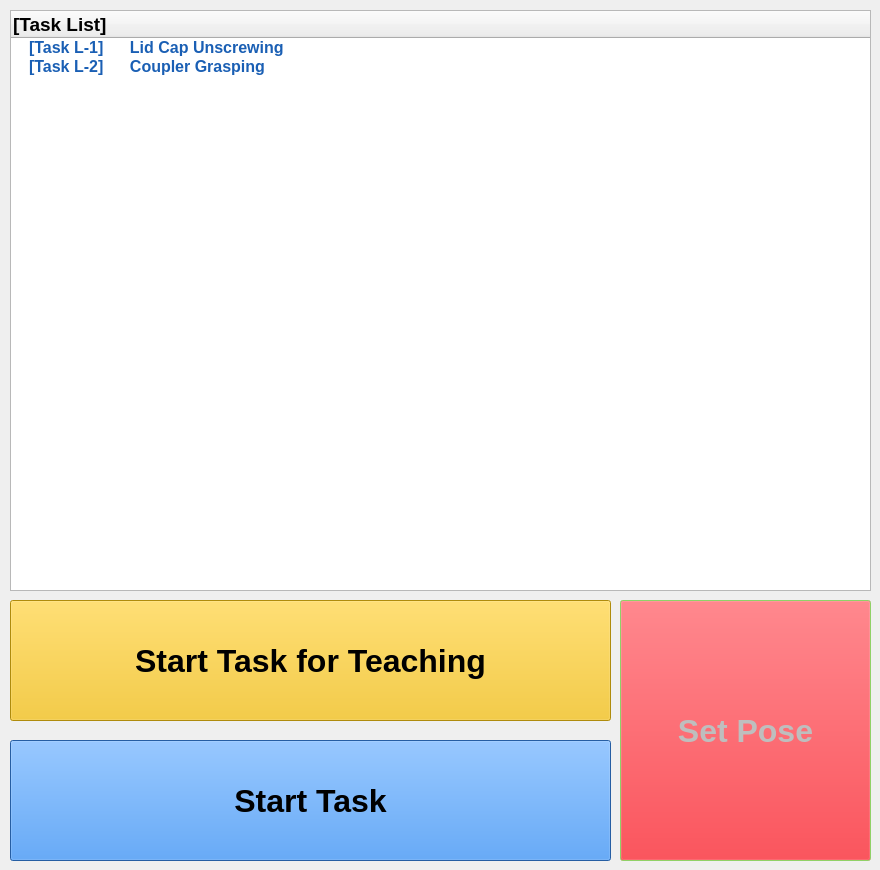
    <widget class="QWidget" name="tab_19">
     <attribute name="title">
      <string>Page</string>
     </attribute>
     <widget class="QPushButton" name="pushButton_task_start">
      <property name="enabled">
       <bool>true</bool>
      </property>
      <property name="geometry">
       <rect>
        <x>10</x>
        <y>740</y>
        <width>601</width>
        <height>121</height>
       </rect>
      </property>
      <property name="sizePolicy">
       <sizepolicy hsizetype="Preferred" vsizetype="Preferred">
        <horstretch>0</horstretch>
        <verstretch>0</verstretch>
       </sizepolicy>
      </property>
      <property name="palette">
       <palette>
        <active>
         <colorrole role="Button">
          <brush brushstyle="SolidPattern">
           <color alpha="255">
            <red>53</red>
            <green>132</green>
            <blue>228</blue>
           </color>
          </brush>
         </colorrole>
         <colorrole role="Light">
          <brush brushstyle="SolidPattern">
           <color alpha="255">
            <red>146</red>
            <green>195</green>
            <blue>255</blue>
           </color>
          </brush>
         </colorrole>
         <colorrole role="Midlight">
          <brush brushstyle="SolidPattern">
           <color alpha="255">
            <red>99</red>
            <green>163</green>
            <blue>241</blue>
           </color>
          </brush>
         </colorrole>
         <colorrole role="Dark">
          <brush brushstyle="SolidPattern">
           <color alpha="255">
            <red>26</red>
            <green>66</green>
            <blue>114</blue>
           </color>
          </brush>
         </colorrole>
         <colorrole role="Mid">
          <brush brushstyle="SolidPattern">
           <color alpha="255">
            <red>35</red>
            <green>88</green>
            <blue>152</blue>
           </color>
          </brush>
         </colorrole>
         <colorrole role="Window">
          <brush brushstyle="SolidPattern">
           <color alpha="255">
            <red>53</red>
            <green>132</green>
            <blue>228</blue>
           </color>
          </brush>
         </colorrole>
         <colorrole role="Shadow">
          <brush brushstyle="SolidPattern">
           <color alpha="255">
            <red>0</red>
            <green>0</green>
            <blue>0</blue>
           </color>
          </brush>
         </colorrole>
         <colorrole role="AlternateBase">
          <brush brushstyle="SolidPattern">
           <color alpha="255">
            <red>154</red>
            <green>193</green>
            <blue>241</blue>
           </color>
          </brush>
         </colorrole>
         <colorrole role="PlaceholderText">
          <brush brushstyle="SolidPattern">
           <color alpha="127">
            <red>0</red>
            <green>0</green>
            <blue>0</blue>
           </color>
          </brush>
         </colorrole>
        </active>
        <inactive>
         <colorrole role="Button">
          <brush brushstyle="SolidPattern">
           <color alpha="255">
            <red>53</red>
            <green>132</green>
            <blue>228</blue>
           </color>
          </brush>
         </colorrole>
         <colorrole role="Light">
          <brush brushstyle="SolidPattern">
           <color alpha="255">
            <red>146</red>
            <green>195</green>
            <blue>255</blue>
           </color>
          </brush>
         </colorrole>
         <colorrole role="Midlight">
          <brush brushstyle="SolidPattern">
           <color alpha="255">
            <red>99</red>
            <green>163</green>
            <blue>241</blue>
           </color>
          </brush>
         </colorrole>
         <colorrole role="Dark">
          <brush brushstyle="SolidPattern">
           <color alpha="255">
            <red>26</red>
            <green>66</green>
            <blue>114</blue>
           </color>
          </brush>
         </colorrole>
         <colorrole role="Mid">
          <brush brushstyle="SolidPattern">
           <color alpha="255">
            <red>35</red>
            <green>88</green>
            <blue>152</blue>
           </color>
          </brush>
         </colorrole>
         <colorrole role="Window">
          <brush brushstyle="SolidPattern">
           <color alpha="255">
            <red>53</red>
            <green>132</green>
            <blue>228</blue>
           </color>
          </brush>
         </colorrole>
         <colorrole role="Shadow">
          <brush brushstyle="SolidPattern">
           <color alpha="255">
            <red>0</red>
            <green>0</green>
            <blue>0</blue>
           </color>
          </brush>
         </colorrole>
         <colorrole role="AlternateBase">
          <brush brushstyle="SolidPattern">
           <color alpha="255">
            <red>154</red>
            <green>193</green>
            <blue>241</blue>
           </color>
          </brush>
         </colorrole>
         <colorrole role="PlaceholderText">
          <brush brushstyle="SolidPattern">
           <color alpha="127">
            <red>0</red>
            <green>0</green>
            <blue>0</blue>
           </color>
          </brush>
         </colorrole>
        </inactive>
        <disabled>
         <colorrole role="Button">
          <brush brushstyle="SolidPattern">
           <color alpha="255">
            <red>53</red>
            <green>132</green>
            <blue>228</blue>
           </color>
          </brush>
         </colorrole>
         <colorrole role="Light">
          <brush brushstyle="SolidPattern">
           <color alpha="255">
            <red>146</red>
            <green>195</green>
            <blue>255</blue>
           </color>
          </brush>
         </colorrole>
         <colorrole role="Midlight">
          <brush brushstyle="SolidPattern">
           <color alpha="255">
            <red>99</red>
            <green>163</green>
            <blue>241</blue>
           </color>
          </brush>
         </colorrole>
         <colorrole role="Dark">
          <brush brushstyle="SolidPattern">
           <color alpha="255">
            <red>26</red>
            <green>66</green>
            <blue>114</blue>
           </color>
          </brush>
         </colorrole>
         <colorrole role="Mid">
          <brush brushstyle="SolidPattern">
           <color alpha="255">
            <red>35</red>
            <green>88</green>
            <blue>152</blue>
           </color>
          </brush>
         </colorrole>
         <colorrole role="Window">
          <brush brushstyle="SolidPattern">
           <color alpha="255">
            <red>53</red>
            <green>132</green>
            <blue>228</blue>
           </color>
          </brush>
         </colorrole>
         <colorrole role="Shadow">
          <brush brushstyle="SolidPattern">
           <color alpha="255">
            <red>0</red>
            <green>0</green>
            <blue>0</blue>
           </color>
          </brush>
         </colorrole>
         <colorrole role="AlternateBase">
          <brush brushstyle="SolidPattern">
           <color alpha="255">
            <red>53</red>
            <green>132</green>
            <blue>228</blue>
           </color>
          </brush>
         </colorrole>
         <colorrole role="PlaceholderText">
          <brush brushstyle="SolidPattern">
           <color alpha="127">
            <red>26</red>
            <green>66</green>
            <blue>114</blue>
           </color>
          </brush>
         </colorrole>
        </disabled>
       </palette>
      </property>
      <property name="font">
       <font>
        <family>Ubuntu</family>
        <pointsize>24</pointsize>
        <weight>75</weight>
        <italic>false</italic>
        <bold>true</bold>
        <kerning>true</kerning>
       </font>
      </property>
      <property name="text">
       <string>Start Task</string>
      </property>
      <property name="checkable">
       <bool>true</bool>
      </property>
     </widget>
     <widget class="QPushButton" name="pushButton_teaching_task_start">
      <property name="enabled">
       <bool>true</bool>
      </property>
      <property name="geometry">
       <rect>
        <x>10</x>
        <y>600</y>
        <width>601</width>
        <height>121</height>
       </rect>
      </property>
      <property name="sizePolicy">
       <sizepolicy hsizetype="Preferred" vsizetype="Preferred">
        <horstretch>0</horstretch>
        <verstretch>0</verstretch>
       </sizepolicy>
      </property>
      <property name="palette">
       <palette>
        <active>
         <colorrole role="Button">
          <brush brushstyle="SolidPattern">
           <color alpha="255">
            <red>245</red>
            <green>194</green>
            <blue>17</blue>
           </color>
          </brush>
         </colorrole>
         <colorrole role="Light">
          <brush brushstyle="SolidPattern">
           <color alpha="255">
            <red>255</red>
            <green>227</green>
            <blue>130</blue>
           </color>
          </brush>
         </colorrole>
         <colorrole role="Midlight">
          <brush brushstyle="SolidPattern">
           <color alpha="255">
            <red>250</red>
            <green>210</green>
            <blue>73</blue>
           </color>
          </brush>
         </colorrole>
         <colorrole role="Dark">
          <brush brushstyle="SolidPattern">
           <color alpha="255">
            <red>122</red>
            <green>97</green>
            <blue>8</blue>
           </color>
          </brush>
         </colorrole>
         <colorrole role="Mid">
          <brush brushstyle="SolidPattern">
           <color alpha="255">
            <red>163</red>
            <green>129</green>
            <blue>11</blue>
           </color>
          </brush>
         </colorrole>
         <colorrole role="Window">
          <brush brushstyle="SolidPattern">
           <color alpha="255">
            <red>245</red>
            <green>194</green>
            <blue>17</blue>
           </color>
          </brush>
         </colorrole>
         <colorrole role="Shadow">
          <brush brushstyle="SolidPattern">
           <color alpha="255">
            <red>0</red>
            <green>0</green>
            <blue>0</blue>
           </color>
          </brush>
         </colorrole>
         <colorrole role="AlternateBase">
          <brush brushstyle="SolidPattern">
           <color alpha="255">
            <red>250</red>
            <green>224</green>
            <blue>136</blue>
           </color>
          </brush>
         </colorrole>
         <colorrole role="PlaceholderText">
          <brush brushstyle="SolidPattern">
           <color alpha="127">
            <red>0</red>
            <green>0</green>
            <blue>0</blue>
           </color>
          </brush>
         </colorrole>
        </active>
        <inactive>
         <colorrole role="Button">
          <brush brushstyle="SolidPattern">
           <color alpha="255">
            <red>245</red>
            <green>194</green>
            <blue>17</blue>
           </color>
          </brush>
         </colorrole>
         <colorrole role="Light">
          <brush brushstyle="SolidPattern">
           <color alpha="255">
            <red>255</red>
            <green>227</green>
            <blue>130</blue>
           </color>
          </brush>
         </colorrole>
         <colorrole role="Midlight">
          <brush brushstyle="SolidPattern">
           <color alpha="255">
            <red>250</red>
            <green>210</green>
            <blue>73</blue>
           </color>
          </brush>
         </colorrole>
         <colorrole role="Dark">
          <brush brushstyle="SolidPattern">
           <color alpha="255">
            <red>122</red>
            <green>97</green>
            <blue>8</blue>
           </color>
          </brush>
         </colorrole>
         <colorrole role="Mid">
          <brush brushstyle="SolidPattern">
           <color alpha="255">
            <red>163</red>
            <green>129</green>
            <blue>11</blue>
           </color>
          </brush>
         </colorrole>
         <colorrole role="Window">
          <brush brushstyle="SolidPattern">
           <color alpha="255">
            <red>245</red>
            <green>194</green>
            <blue>17</blue>
           </color>
          </brush>
         </colorrole>
         <colorrole role="Shadow">
          <brush brushstyle="SolidPattern">
           <color alpha="255">
            <red>0</red>
            <green>0</green>
            <blue>0</blue>
           </color>
          </brush>
         </colorrole>
         <colorrole role="AlternateBase">
          <brush brushstyle="SolidPattern">
           <color alpha="255">
            <red>250</red>
            <green>224</green>
            <blue>136</blue>
           </color>
          </brush>
         </colorrole>
         <colorrole role="PlaceholderText">
          <brush brushstyle="SolidPattern">
           <color alpha="127">
            <red>0</red>
            <green>0</green>
            <blue>0</blue>
           </color>
          </brush>
         </colorrole>
        </inactive>
        <disabled>
         <colorrole role="Button">
          <brush brushstyle="SolidPattern">
           <color alpha="255">
            <red>245</red>
            <green>194</green>
            <blue>17</blue>
           </color>
          </brush>
         </colorrole>
         <colorrole role="Light">
          <brush brushstyle="SolidPattern">
           <color alpha="255">
            <red>255</red>
            <green>227</green>
            <blue>130</blue>
           </color>
          </brush>
         </colorrole>
         <colorrole role="Midlight">
          <brush brushstyle="SolidPattern">
           <color alpha="255">
            <red>250</red>
            <green>210</green>
            <blue>73</blue>
           </color>
          </brush>
         </colorrole>
         <colorrole role="Dark">
          <brush brushstyle="SolidPattern">
           <color alpha="255">
            <red>122</red>
            <green>97</green>
            <blue>8</blue>
           </color>
          </brush>
         </colorrole>
         <colorrole role="Mid">
          <brush brushstyle="SolidPattern">
           <color alpha="255">
            <red>163</red>
            <green>129</green>
            <blue>11</blue>
           </color>
          </brush>
         </colorrole>
         <colorrole role="Window">
          <brush brushstyle="SolidPattern">
           <color alpha="255">
            <red>245</red>
            <green>194</green>
            <blue>17</blue>
           </color>
          </brush>
         </colorrole>
         <colorrole role="Shadow">
          <brush brushstyle="SolidPattern">
           <color alpha="255">
            <red>0</red>
            <green>0</green>
            <blue>0</blue>
           </color>
          </brush>
         </colorrole>
         <colorrole role="AlternateBase">
          <brush brushstyle="SolidPattern">
           <color alpha="255">
            <red>245</red>
            <green>194</green>
            <blue>17</blue>
           </color>
          </brush>
         </colorrole>
         <colorrole role="PlaceholderText">
          <brush brushstyle="SolidPattern">
           <color alpha="127">
            <red>122</red>
            <green>97</green>
            <blue>8</blue>
           </color>
          </brush>
         </colorrole>
        </disabled>
       </palette>
      </property>
      <property name="font">
       <font>
        <family>Ubuntu</family>
        <pointsize>24</pointsize>
        <weight>75</weight>
        <italic>false</italic>
        <bold>true</bold>
        <kerning>true</kerning>
       </font>
      </property>
      <property name="text">
       <string>Start Task for Teaching</string>
      </property>
      <property name="checkable">
       <bool>true</bool>
      </property>
     </widget>
     <widget class="QPushButton" name="pushButton_set_teaching_pose">
      <property name="enabled">
       <bool>false</bool>
      </property>
      <property name="geometry">
       <rect>
        <x>620</x>
        <y>600</y>
        <width>251</width>
        <height>261</height>
       </rect>
      </property>
      <property name="sizePolicy">
       <sizepolicy hsizetype="Preferred" vsizetype="Preferred">
        <horstretch>0</horstretch>
        <verstretch>0</verstretch>
       </sizepolicy>
      </property>
      <property name="palette">
       <palette>
        <active>
         <colorrole role="Button">
          <brush brushstyle="SolidPattern">
           <color alpha="255">
            <red>175</red>
            <green>255</green>
            <blue>126</blue>
           </color>
          </brush>
         </colorrole>
         <colorrole role="Light">
          <brush brushstyle="SolidPattern">
           <color alpha="255">
            <red>254</red>
            <green>255</green>
            <blue>253</blue>
           </color>
          </brush>
         </colorrole>
         <colorrole role="Midlight">
          <brush brushstyle="SolidPattern">
           <color alpha="255">
            <red>214</red>
            <green>255</green>
            <blue>189</blue>
           </color>
          </brush>
         </colorrole>
         <colorrole role="Dark">
          <brush brushstyle="SolidPattern">
           <color alpha="255">
            <red>87</red>
            <green>127</green>
            <blue>63</blue>
           </color>
          </brush>
         </colorrole>
         <colorrole role="Mid">
          <brush brushstyle="SolidPattern">
           <color alpha="255">
            <red>117</red>
            <green>170</green>
            <blue>84</blue>
           </color>
          </brush>
         </colorrole>
         <colorrole role="Window">
          <brush brushstyle="SolidPattern">
           <color alpha="255">
            <red>175</red>
            <green>255</green>
            <blue>126</blue>
           </color>
          </brush>
         </colorrole>
         <colorrole role="Shadow">
          <brush brushstyle="SolidPattern">
           <color alpha="255">
            <red>0</red>
            <green>0</green>
            <blue>0</blue>
           </color>
          </brush>
         </colorrole>
         <colorrole role="AlternateBase">
          <brush brushstyle="SolidPattern">
           <color alpha="255">
            <red>215</red>
            <green>255</green>
            <blue>190</blue>
           </color>
          </brush>
         </colorrole>
         <colorrole role="PlaceholderText">
          <brush brushstyle="SolidPattern">
           <color alpha="127">
            <red>0</red>
            <green>0</green>
            <blue>0</blue>
           </color>
          </brush>
         </colorrole>
        </active>
        <inactive>
         <colorrole role="Button">
          <brush brushstyle="SolidPattern">
           <color alpha="255">
            <red>175</red>
            <green>255</green>
            <blue>126</blue>
           </color>
          </brush>
         </colorrole>
         <colorrole role="Light">
          <brush brushstyle="SolidPattern">
           <color alpha="255">
            <red>254</red>
            <green>255</green>
            <blue>253</blue>
           </color>
          </brush>
         </colorrole>
         <colorrole role="Midlight">
          <brush brushstyle="SolidPattern">
           <color alpha="255">
            <red>214</red>
            <green>255</green>
            <blue>189</blue>
           </color>
          </brush>
         </colorrole>
         <colorrole role="Dark">
          <brush brushstyle="SolidPattern">
           <color alpha="255">
            <red>87</red>
            <green>127</green>
            <blue>63</blue>
           </color>
          </brush>
         </colorrole>
         <colorrole role="Mid">
          <brush brushstyle="SolidPattern">
           <color alpha="255">
            <red>117</red>
            <green>170</green>
            <blue>84</blue>
           </color>
          </brush>
         </colorrole>
         <colorrole role="Window">
          <brush brushstyle="SolidPattern">
           <color alpha="255">
            <red>175</red>
            <green>255</green>
            <blue>126</blue>
           </color>
          </brush>
         </colorrole>
         <colorrole role="Shadow">
          <brush brushstyle="SolidPattern">
           <color alpha="255">
            <red>0</red>
            <green>0</green>
            <blue>0</blue>
           </color>
          </brush>
         </colorrole>
         <colorrole role="AlternateBase">
          <brush brushstyle="SolidPattern">
           <color alpha="255">
            <red>215</red>
            <green>255</green>
            <blue>190</blue>
           </color>
          </brush>
         </colorrole>
         <colorrole role="PlaceholderText">
          <brush brushstyle="SolidPattern">
           <color alpha="127">
            <red>0</red>
            <green>0</green>
            <blue>0</blue>
           </color>
          </brush>
         </colorrole>
        </inactive>
        <disabled>
         <colorrole role="Button">
          <brush brushstyle="SolidPattern">
           <color alpha="255">
            <red>224</red>
            <green>27</green>
            <blue>36</blue>
           </color>
          </brush>
         </colorrole>
         <colorrole role="Light">
          <brush brushstyle="SolidPattern">
           <color alpha="255">
            <red>254</red>
            <green>255</green>
            <blue>253</blue>
           </color>
          </brush>
         </colorrole>
         <colorrole role="Midlight">
          <brush brushstyle="SolidPattern">
           <color alpha="255">
            <red>214</red>
            <green>255</green>
            <blue>189</blue>
           </color>
          </brush>
         </colorrole>
         <colorrole role="Dark">
          <brush brushstyle="SolidPattern">
           <color alpha="255">
            <red>87</red>
            <green>127</green>
            <blue>63</blue>
           </color>
          </brush>
         </colorrole>
         <colorrole role="Mid">
          <brush brushstyle="SolidPattern">
           <color alpha="255">
            <red>117</red>
            <green>170</green>
            <blue>84</blue>
           </color>
          </brush>
         </colorrole>
         <colorrole role="Window">
          <brush brushstyle="SolidPattern">
           <color alpha="255">
            <red>175</red>
            <green>255</green>
            <blue>126</blue>
           </color>
          </brush>
         </colorrole>
         <colorrole role="Shadow">
          <brush brushstyle="SolidPattern">
           <color alpha="255">
            <red>0</red>
            <green>0</green>
            <blue>0</blue>
           </color>
          </brush>
         </colorrole>
         <colorrole role="AlternateBase">
          <brush brushstyle="SolidPattern">
           <color alpha="255">
            <red>175</red>
            <green>255</green>
            <blue>126</blue>
           </color>
          </brush>
         </colorrole>
         <colorrole role="PlaceholderText">
          <brush brushstyle="SolidPattern">
           <color alpha="127">
            <red>87</red>
            <green>127</green>
            <blue>63</blue>
           </color>
          </brush>
         </colorrole>
        </disabled>
       </palette>
      </property>
      <property name="font">
       <font>
        <family>Ubuntu</family>
        <pointsize>24</pointsize>
        <weight>75</weight>
        <italic>false</italic>
        <bold>true</bold>
        <kerning>true</kerning>
       </font>
      </property>
      <property name="text">
       <string>Set Pose</string>
      </property>
      <property name="checkable">
       <bool>true</bool>
      </property>
     </widget>
     <widget class="QTreeWidget" name="treeWidget_hanyangTaskList">
      <property name="enabled">
       <bool>true</bool>
      </property>
      <property name="geometry">
       <rect>
        <x>10</x>
        <y>10</y>
        <width>861</width>
        <height>581</height>
       </rect>
      </property>
      <property name="minimumSize">
       <size>
        <width>0</width>
        <height>581</height>
       </size>
      </property>
      <property name="maximumSize">
       <size>
        <width>16777215</width>
        <height>581</height>
       </size>
      </property>
      <property name="font">
       <font>
        <pointsize>12</pointsize>
        <weight>75</weight>
        <bold>true</bold>
       </font>
      </property>
      <property name="lineWidth">
       <number>1</number>
      </property>
      <property name="midLineWidth">
       <number>0</number>
      </property>
      <property name="selectionBehavior">
       <enum>QAbstractItemView::SelectRows</enum>
      </property>
      <property name="indentation">
       <number>15</number>
      </property>
      <property name="uniformRowHeights">
       <bool>false</bool>
      </property>
      <property name="itemsExpandable">
       <bool>true</bool>
      </property>
      <property name="sortingEnabled">
       <bool>false</bool>
      </property>
      <property name="allColumnsShowFocus">
       <bool>false</bool>
      </property>
      <property name="columnCount">
       <number>1</number>
      </property>
      <attribute name="headerMinimumSectionSize">
       <number>71</number>
      </attribute>
      <attribute name="headerDefaultSectionSize">
       <number>100</number>
      </attribute>
      <column>
       <property name="text">
        <string>[Task List]</string>
       </property>
       <property name="font">
        <font>
         <pointsize>14</pointsize>
         <weight>75</weight>
         <bold>true</bold>
        </font>
       </property>
      </column>
      <item>
       <property name="text">
        <string>[Task L-1]      Lid Cap Unscrewing</string>
       </property>
       <property name="font">
        <font>
         <weight>75</weight>
         <bold>true</bold>
        </font>
       </property>
       <property name="background">
        <brush brushstyle="NoBrush">
         <color alpha="255">
          <red>0</red>
          <green>0</green>
          <blue>0</blue>
         </color>
        </brush>
       </property>
       <property name="foreground">
        <brush brushstyle="SolidPattern">
         <color alpha="255">
          <red>26</red>
          <green>95</green>
          <blue>180</blue>
         </color>
        </brush>
       </property>
      </item>
      <item>
       <property name="text">
        <string>[Task L-2]      Coupler Grasping</string>
       </property>
       <property name="font">
        <font>
         <weight>75</weight>
         <bold>true</bold>
        </font>
       </property>
       <property name="background">
        <brush brushstyle="NoBrush">
         <color alpha="255">
          <red>0</red>
          <green>0</green>
          <blue>0</blue>
         </color>
        </brush>
       </property>
       <property name="foreground">
        <brush brushstyle="SolidPattern">
         <color alpha="255">
          <red>26</red>
          <green>95</green>
          <blue>180</blue>
         </color>
        </brush>
       </property>
      </item>
     </widget>
    </widget>
